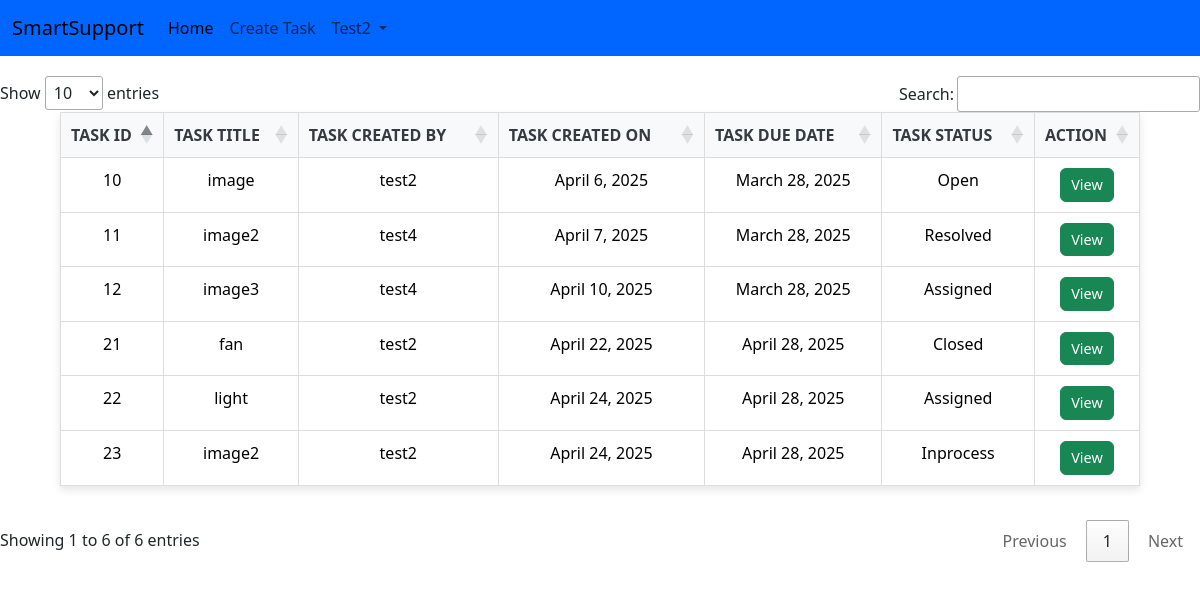
/base/ (signed in), run on an earlier commit of the app's database.
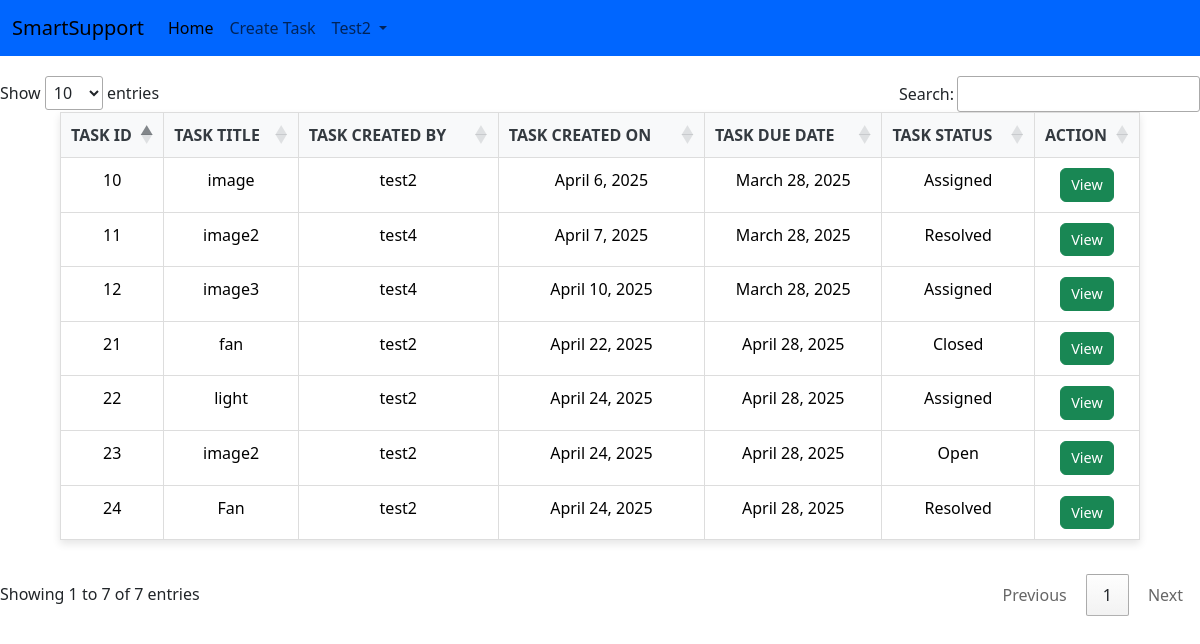
And on a later commit of the database.
### myapp/models.py (models this page shows)
class TaskDetail(models.Model):
    TASK_TITLE=models.CharField(max_length=100)
    TASK_CREATED=models.ForeignKey(User,related_name='CREATED_BY',on_delete=models.CASCADE,null=True)
    TASK_CLOSED=models.ForeignKey(User,related_name='CLOSED_BY',on_delete=models.CASCADE,null=True)
    TASK_CREATED_ON=models.DateField(auto_now_add=True,null=True)
    TASK_CLOSED_ON=models.DateField(null=True)
    TASK_DUE_DATE=models.DateField()
    TASK_DESCRIPTION=models.CharField(max_length=300)
    choice=[('Open','Open'),('Inprocess','Inprocess'),('Closed','Closed'),('Reopen','Reopen'),('Expired','Expired'),('Resolved','Resolved')]
    TASK_STATUS=models.CharField(max_length=100,choices=choice,default='Open')
    TASK_HOLDER=models.CharField(max_length=100,null=True)
    profile_image= models.ImageField(null=True,blank=True,upload_to="image/")

### myapp/views.py (the view)
# urls.py: path('base/',views.Basepage,name="base"),
def Basepage(request):
    if request.user.is_authenticated:
        Taskdatas=TaskDetail.objects.all()
        return render(request,'Base.html',{'Taskdatas':Taskdatas})
    else:
       messages.success(request,"You must have to login to see Task!")
       return redirect('login')

### myapp/TEMPLATES/Base.html (shortened to what this page needs)
<!doctype html>
<html lang="en">
<head>
  <link href="https://cdn.jsdelivr.net/npm/bootstrap@5.3.3/dist/css/bootstrap.min.css" rel="stylesheet"
>
</head>
<body>
  {% include 'Navbar.html'%}
  {% block content %}
  <table id="smart" class="table table-hover">
    <thead>
      <tr>
        <th scope="col">TASK ID</th>
        <th scope="col">TASK TITLE</th>
        <th scope="col">TASK CREATED BY</th>
        <th scope="col">TASK CREATED ON</th>
        <th scope="col">TASK DUE DATE</th>
        <th scope="col">TASK STATUS</th>
        <th scope="col">ACTION</th>
      </tr>
    </thead>
    <tbody>
      {% for taskdata in Taskdatas %}
      <tr>
        <td>{{taskdata.id}}</td>
        <td>{{taskdata.TASK_TITLE}}</td>
        <td>{{taskdata.TASK_CREATED}}</td>
        <td>{{taskdata.TASK_CREATED_ON}}</td>
        <td>{{taskdata.TASK_DUE_DATE}}</td>
        <td>{{taskdata.TASK_STATUS}}</td>
        <td><a href="{% url 'taskinfo' taskdata.id %}" class="btn btn-success">View</a></td>
      </tr>
      {% endfor %}
    </tbody>
  </table>
  {% endblock content %}
  <link rel="stylesheet" href="https://cdn.datatables.net/1.10.22/css/jquery.dataTables.min.css">
  <link rel="stylesheet" href="https://cdn.datatables.net/buttons/1.6.4/css/buttons.dataTables.min.css">
</body>
</html>

### myapp/TEMPLATES/Navbar.html (shortened to what this page needs)
<nav class="navbar navbar-expand-lg" style="background-color: #0066ff;">
    <div class="container-fluid">
      <a class="navbar-brand" href="#">SmartSupport</a>
      <div class="collapse navbar-collapse" id="navbarSupportedContent">
        <ul class="navbar-nav me-auto mb-2 mb-lg-0">
          <li class="nav-item">
            <a class="nav-link active" aria-current="page" href="{% url 'base' %}">Home</a>
          </li>
          {% if not request.user.is_authenticated %}
            <li class="nav-item">
              <a class="nav-link" href="{% url 'login' %}">Login</a>
            </li>
            <li class="nav-item">
              <a class="nav-link" href="{% url 'register' %}">Register</a>
            </li>
          {% else %}
            <li class="nav-item">
              <a class="nav-link" href="{% url 'taskdetails' %}">Create Task</a>
            </li>
            <li class="nav-item dropdown">
              <a class="nav-link dropdown-toggle" href="#" role="button" data-bs-toggle="dropdown" aria-expanded="false">
                {{ request.user.username|capfirst }}
              </a>
            </li>
          {% endif %}
        </ul>
      </div>
    </div>
  </nav>

### myapp/TEMPLATES/Base.html (style rules this page uses)
#smart { width: 90%; margin: 30px auto; border-collapse: collapse; text-align: center; font-size: 1rem; box-shadow: 0 4px 8px rgba(0, 0, 0, 0.1); }
#smart th { background-color: #f8f9fa; color: #343a40; padding: 10px; border: 1px solid #ddd; }
#smart td { padding: 10px; border: 1px solid #ddd; }
.btn-success { padding: 5px 10px; font-size: 0.9rem; }

What changed in the data, as far as the page shows it:
changed TaskDetail "image": TASK_STATUS "Open" → "Assigned"
changed TaskDetail id 23: TASK_STATUS "Inprocess" → "Open"
added TaskDetail: id "24", TASK_TITLE "Fan", TASK_CREATED "test2", TASK_CREATED_ON "April 24, 2025", TASK_DUE_DATE "April 28, 2025", TASK_STATUS "Resolved"
Also different on the page:
text written by a page script: "Show entries Search: Showing 1 to 6 of 6 entries Previous 1 Next" → "Show entries Search: Showing 1 to 7 of 7 entries Previous 1 Next"
